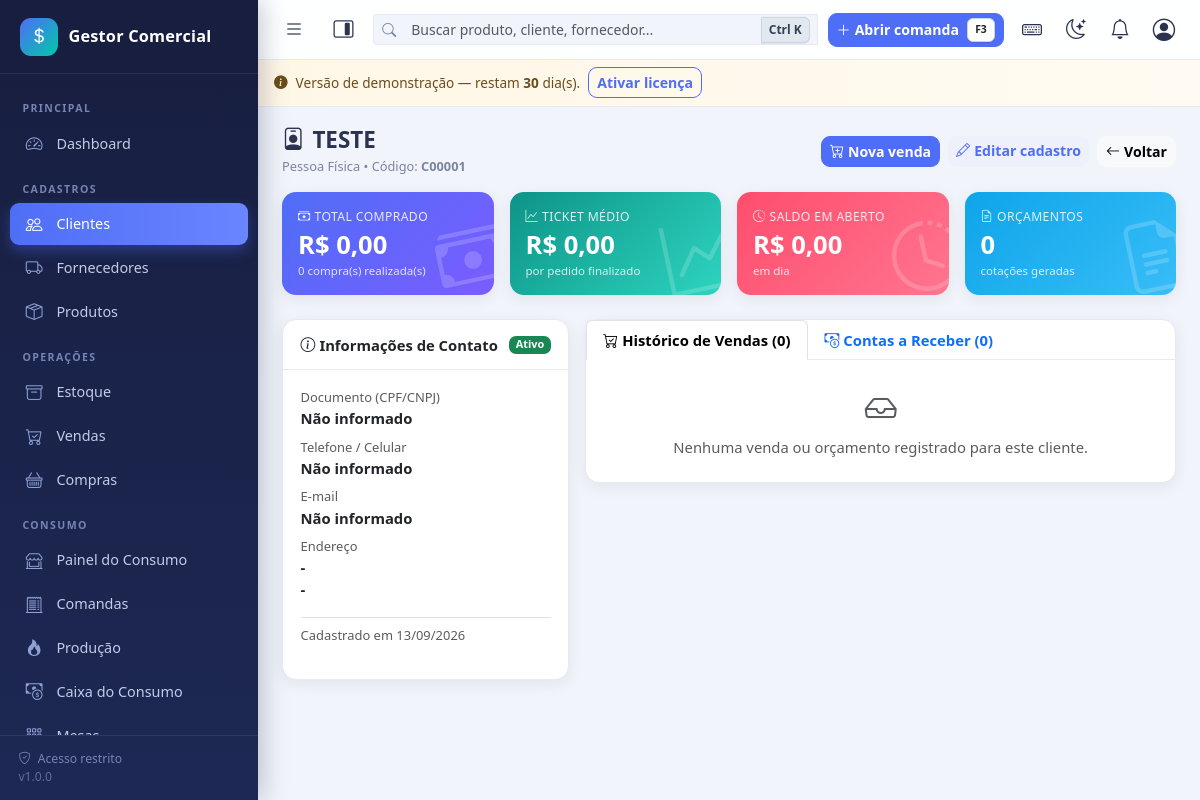
Page /clientes/ver.php?id=1 (signed in) on the committed database.
### tables this page shows
CREATE TABLE `clientes` (
  `id` int(11) NOT NULL,
  `codigo` varchar(20) DEFAULT NULL,
  `tipo` enum('FISICA','JURIDICA') NOT NULL DEFAULT 'FISICA',
  `nome` varchar(150) NOT NULL,
  `nome_fantasia` varchar(150) DEFAULT NULL,
  `documento` varchar(20) DEFAULT NULL,
  `inscricao_estadual` varchar(30) DEFAULT NULL,
  `nascimento` date DEFAULT NULL,
  `email` varchar(120) DEFAULT NULL,
  `telefone` varchar(20) DEFAULT NULL,
  `celular` varchar(20) DEFAULT NULL,
  `cep` varchar(10) DEFAULT NULL,
  `endereco` varchar(150) DEFAULT NULL,
  `numero` varchar(15) DEFAULT NULL,
  `complemento` varchar(80) DEFAULT NULL,
  `bairro` varchar(80) DEFAULT NULL,
  `cidade` varchar(80) DEFAULT NULL,
  `estado` char(2) DEFAULT NULL,
  `observacoes` text DEFAULT NULL,
  `status` tinyint(1) NOT NULL DEFAULT 1,
  `criado_em` datetime NOT NULL DEFAULT current_timestamp()
);

### config/database.php (called while the page is built, shortened)
<?php
function db(): PDO
{
    static $pdo = null;
    if ($pdo === null) {
        $dsn = 'mysql:host=' . DB_HOST . ';dbname=' . DB_NAME . ';charset=' . DB_CHARSET;
        try {
            $pdo = new PDO($dsn, DB_USER, DB_PASS, [
                PDO::ATTR_ERRMODE            => PDO::ERRMODE_EXCEPTION,
                PDO::ATTR_DEFAULT_FETCH_MODE => PDO::FETCH_ASSOC,
                PDO::ATTR_EMULATE_PREPARES   => false,
            ]);
        } catch (PDOException $e) {
            error_log('[BANCO] Falha de conexão: ' . $e->getMessage());
            http_response_code(500);
            if (defined('DEV_MODE') && DEV_MODE) {
                exit('Falha na conexão com o banco de dados. Verifique se o MySQL/MariaDB está ativo e se os dados em config/config.php estão corretos.');
            }
            exit('Serviço temporariamente indisponível.');
        }
    }
    return $pdo;
}

### includes/functions.php (called while the page is built, shortened)
<?php
function e($valor): string
{
    return htmlspecialchars((string)$valor, ENT_QUOTES, 'UTF-8');
}
function url(string $caminho = ''): string
{
    return BASE_URL . '/' . ltrim($caminho, '/');
}
function formatar_moeda($valor): string
{
    $casas = (int)obter_config('casas_decimais', '2');
    return obter_config('moeda_simbolo', 'R$') . ' ' . number_format((float)$valor, $casas, ',', '.');
}
function formatar_data($data): string
{
    $ts = is_numeric($data) ? (int)$data : strtotime((string)$data);
    return $ts ? date('d/m/Y', $ts) : '';
}
function _config_cache($resetar = false)
{
    static $configs = null;
    if ($resetar) {
        $configs = null;
        return;
    }
    if ($configs === null) {
        $configs = [];
        try {
            foreach (db()->query('SELECT chave, valor FROM configs') as $linha) {
                $configs[$linha['chave']] = $linha['valor'];
            }
        } catch (Throwable $e) {
            erro_banco($e, 'obter_config');
        }
    }
    return $configs;
}
function obter_config(string $chave, $padrao = null)
{
    $configs = _config_cache();
    return array_key_exists($chave, $configs) && $configs[$chave] !== null && $configs[$chave] !== ''
        ? $configs[$chave]
        : $padrao;
}
function buscar_linha(string $tabela, int $id): ?array
{
    $tabela = preg_replace('/[^a-z_]/', '', $tabela);
    $stmt = db()->prepare("SELECT * FROM $tabela WHERE id = ? LIMIT 1");
    $stmt->execute([$id]);
    return $stmt->fetch() ?: null;
}

### config/auth.php (called while the page is built, shortened)
<?php
function usuario_atual(): ?array
{
    static $usuario = null;
    static $carregado = false;
    if ($carregado) {
        return $usuario;
    }
    $carregado = true;
    try {
        $stmt = db()->prepare('SELECT * FROM usuarios WHERE id = ? LIMIT 1');
        $stmt->execute([(int)$_SESSION['user_id']]);
        $linha = $stmt->fetch();
        $usuario = $linha;
    } catch (Throwable $e) {
        erro_banco($e, 'usuario_atual');
    }
    return $usuario;
}
function exigir_login(): void
{
    if (!usuario_atual()) {
        if (is_ajax()) {
            json_resposta(false, 'Sessão expirada. Faça login novamente.', null, 401);
        }
        flash('warning', 'Faça login para acessar o sistema.');
        redirecionar('login/index.php');
    }
}
function permissao_carregadas(): array
{
    $usuario = usuario_atual();
    $permitidas = [];
    try {
        $chaves = [];
        if ((int)$usuario['is_admin'] === 1) {
            $stmt = db()->query('SELECT chave FROM permissoes');
            foreach ($stmt->fetchAll() as $l) {
                $chaves[] = $l['chave'];
            }
            return $permitidas = array_flip($chaves);
        }
        $permitidas = array_flip(array_unique($chaves));
    } catch (Throwable $e) {
        erro_banco($e, 'permissao_carregadas');
    }
    return $permitidas;
}
function tem_permissao(string $chave): bool
{
    $usuario = usuario_atual();
    if ((int)$usuario['is_admin'] === 1) {
        return true;
    }
    return array_key_exists($chave, permissao_carregadas());
}

### config/licenca.php (called while the page is built, shortened)
<?php
function licenca_bootstrap(): void
{
    $em = (string)obter_config('licenca_instalado_em', '');
}
function licenca_dias_restantes(): int
{
    $em = (string)obter_config('licenca_instalado_em', '');
    if ($em === '') {
        return LICENCA_DIAS_TRIAL;
    }
    $dt = DateTime::createFromFormat('Y-m-d H:i:s', $em);
    $dias = (int)$dt->diff(new DateTime('now'))->format('%r%a');
    return LICENCA_DIAS_TRIAL - $dias;
}
function licenca_status(): string
{
    $chave = (string)obter_config('licenca_chave', '');
    return licenca_dias_restantes() >= 0 ? 'trial' : 'expirada';
}
function licenca_ativa(): bool
{
    return licenca_status() === 'ativa';
}
function licenca_gate(): void
{
    if (licenca_ativa()) {
        return;
    }
}

### config/config.php (called while the page is built, shortened)
<?php
require_once BASE_PATH . '/config/database.php';
require_once BASE_PATH . '/includes/functions.php';
require_once BASE_PATH . '/config/auth.php';
require_once BASE_PATH . '/config/licenca.php';
try {
    licenca_bootstrap();
    licenca_gate();
} catch (Throwable $e) {
    erro_banco($e, 'licenca');
}

### clientes/ver.php (the view, shortened to what this page needs)
<?php
require_once __DIR__ . '/../config/config.php';
exigir_login();
$id = (int)($_GET['id'] ?? 0);
$cliente = buscar_linha('clientes', $id);
$pdo = db();
$stats = $pdo->prepare(
    "SELECT
        COUNT(CASE WHEN status = 'FINALIZADA' THEN 1 END) AS total_compras,
        COALESCE(SUM(CASE WHEN status = 'FINALIZADA' THEN total END), 0) AS valor_compras,
        COUNT(CASE WHEN status = 'ORCAMENTO' THEN 1 END) AS total_orcamentos
     FROM vendas
     WHERE cliente_id = ?"
);
$stats->execute([$id]);
$resumo = $stats->fetch();
$totalCompras = (int)($resumo['total_compras'] ?? 0);
$valorTotal = (float)($resumo['valor_compras'] ?? 0);
$ticketMedio = $totalCompras > 0 ? $valorTotal / $totalCompras : 0.0;
$totalOrcamentos = (int)($resumo['total_orcamentos'] ?? 0);
$crStmt = $pdo->prepare(
    "SELECT COALESCE(SUM(valor - valor_pago), 0)
       FROM contas_receber
      WHERE cliente_id = ? AND status IN ('PENDENTE', 'PARCIAL')"
);
$crStmt->execute([$id]);
$saldoDevedor = (float)$crStmt->fetchColumn();
$vendasStmt = $pdo->prepare(
    "SELECT id, numero, data_venda, total, status, observacao
       FROM vendas
      WHERE cliente_id = ?
      ORDER BY data_venda DESC LIMIT 50"
);
$vendasStmt->execute([$id]);
$vendas = $vendasStmt->fetchAll();
$contasStmt = $pdo->prepare(
    "SELECT cr.*, fp.nome AS forma_nome
       FROM contas_receber cr
       LEFT JOIN formas_pagamento fp ON fp.id = cr.forma_pagamento_id
      WHERE cr.cliente_id = ?
      ORDER BY cr.vencimento DESC LIMIT 50"
);
$contasStmt->execute([$id]);
$contas = $contasStmt->fetchAll();
include INC . 'header.php';
?>
<div class="page-header">
    <div>
        <h1><i class="bi bi-person-badge me-2"></i><?= e($cliente['nome']) ?></h1>
        <span class="subtitulo">
            <?= e($cliente['nome_fantasia'] ?: ($cliente['tipo'] === 'JURIDICA' ? 'Pessoa Jurídica' : 'Pessoa Física')) ?>
            <?php if ($cliente['codigo']): ?> • Código: <b><?= e($cliente['codigo']) ?></b><?php endif; ?>
        </span>
    </div>
    <div class="d-flex gap-2 flex-wrap">
        <?php if (tem_permissao('vendas_criar')): ?>
        <a href="<?= url('vendas/nova.php') ?>" class="btn btn-primary btn-sm">
            <i class="bi bi-cart-plus me-1"></i>Nova venda
        </a>
        <?php endif; ?>
        <?php if (tem_permissao('clientes_editar')): ?>
        <a href="<?= url('clientes/form.php?id=' . (int)$cliente['id']) ?>" class="btn btn-soft btn-sm">
            <i class="bi bi-pencil me-1"></i>Editar cadastro
        </a>
        <?php endif; ?>
        <a href="<?= url('clientes/index.php') ?>" class="btn btn-light btn-sm">
            <i class="bi bi-arrow-left me-1"></i>Voltar
        </a>
    </div>
</div>
<div class="row g-3 mb-4">
    <div class="col-6 col-md-3">
        <div class="card stat-card bg-grad-indigo h-100">
            <div class="card-body">
                <div class="stat-label"><i class="bi bi-cash-stack me-1"></i>Total comprado</div>
                <div class="stat-valor mt-1"><?= formatar_moeda($valorTotal) ?></div>
                <div class="stat-extra"><?= $totalCompras ?> compra(s) realizada(s)</div>
                <i class="bi bi-cash-stack stat-ico"></i>
            </div>
        </div>
    </div>
    <div class="col-6 col-md-3">
        <div class="card stat-card bg-grad-teal h-100">
            <div class="card-body">
                <div class="stat-label"><i class="bi bi-graph-up me-1"></i>Ticket médio</div>
                <div class="stat-valor mt-1"><?= formatar_moeda($ticketMedio) ?></div>
                <div class="stat-extra">por pedido finalizado</div>
                <i class="bi bi-graph-up stat-ico"></i>
            </div>
        </div>
    </div>
    <div class="col-6 col-md-3">
        <div class="card stat-card bg-grad-red h-100">
            <div class="card-body">
                <div class="stat-label"><i class="bi bi-clock-history me-1"></i>Saldo em aberto</div>
                <div class="stat-valor mt-1"><?= formatar_moeda($saldoDevedor) ?></div>
                <div class="stat-extra"><?= $saldoDevedor > 0 ? 'possui parcelas a receber' : 'em dia' ?></div>
                <i class="bi bi-clock-history stat-ico"></i>
            </div>
        </div>
    </div>
    <div class="col-6 col-md-3">
        <div class="card stat-card bg-grad-blue h-100">
            <div class="card-body">
                <div class="stat-label"><i class="bi bi-file-earmark-text me-1"></i>Orçamentos</div>
                <div class="stat-valor mt-1"><?= $totalOrcamentos ?></div>
                <div class="stat-extra">cotações geradas</div>
                <i class="bi bi-file-earmark-text stat-ico"></i>
            </div>
        </div>
    </div>
</div>
<div class="row g-3">
    <div class="col-12 col-lg-4">
        <div class="card mb-3 h-100">
            <div class="card-header-custom d-flex justify-content-between align-items-center">
                <span><i class="bi bi-info-circle me-1"></i>Informações de Contato</span>
                <?= (int)$cliente['status'] === 1 ? '<span class="badge bg-success">Ativo</span>' : '<span class="badge bg-secondary">Inativo</span>' ?>
            </div>
            <div class="card-body-custom">
                <div class="mb-2">
                    <small class="text-muted d-block">Documento (CPF/CNPJ)</small>
                    <b><?= e($cliente['documento'] ?: 'Não informado') ?></b>
                </div>
                <div class="mb-2">
                    <small class="text-muted d-block">Telefone / Celular</small>
                    <b><?= e($cliente['celular'] ?: $cliente['telefone'] ?: 'Não informado') ?></b>
                </div>
                <div class="mb-2">
                    <small class="text-muted d-block">E-mail</small>
                    <b><?= e($cliente['email'] ?: 'Não informado') ?></b>
                </div>
                <div class="mb-2">
                    <small class="text-muted d-block">Endereço</small>
                    <b>
                        <?= e($cliente['endereco'] ?: '-') ?>
                        <br>
                        <?= e($cliente['cidade'] ?: '-') ?><?= $cliente['estado'] ? '/' . e($cliente['estado']) : '' ?>
                    </b>
                </div>
                <div class="mt-3 pt-2 border-top text-muted small">
                    Cadastrado em <?= formatar_data($cliente['criado_em']) ?>
                </div>
            </div>
        </div>
    </div>
    <div class="col-12 col-lg-8">
        <div class="card mb-3">
            <div class="card-header-custom p-0">
                <ul class="nav nav-tabs border-bottom-0" id="tabsCliente" role="tablist">
                    <li class="nav-item">
                        <button class="nav-link active" id="tab-vendas" data-bs-toggle="tab" data-bs-target="#conteudo-vendas" type="button">
                            <i class="bi bi-cart-check me-1"></i>Histórico de Vendas (<?= count($vendas) ?>)
                        </button>
                    </li>
                    <li class="nav-item">
                        <button class="nav-link" id="tab-contas" data-bs-toggle="tab" data-bs-target="#conteudo-contas" type="button">
                            <i class="bi bi-cash-coin me-1"></i>Contas a Receber (<?= count($contas) ?>)
                        </button>
                    </li>
                </ul>
            </div>
            <div class="card-body-custom p-0">
                <div class="tab-content">
                    <div class="tab-pane fade show active" id="conteudo-vendas">
                        <?php if (!count($vendas)): ?>
                        <div class="p-4 text-center text-muted">
                            <i class="bi bi-inbox fs-2 d-block mb-1"></i>Nenhuma venda ou orçamento registrado para este cliente.
                        </div>
                        <?php endif; ?>
                    </div>
                </div>
            </div>
        </div>
    </div>
</div>
<?php include INC . 'footer.php'; ?>

### assets/css/app.css (style rules this page uses)
:root { --sidebar-w: 258px; --sidebar-bg: linear-gradient(180deg, #171e3f 0%, #1d2854 100%); --accent: #4f6ef7; --accent-2: #00c9a7; --danger-soft: #ff6b81; --bg: #f1f4fa; --card-bg: #ffffff; --card-radius: 14px; --shadow: 0 4px 16px rgba(23, 30, 63, .07); --shadow-lg: 0 10px 30px rgba(23, 30, 63, .12); --text: #2b3350; --muted: #7a84a3; --border: #e6eaf4; --topbar-bg: rgba(255, 255, 255, .92); }
* { box-sizing: border-box; }
html, body { height: 100%; }
body { font-family: "Segoe UI", system-ui, -apple-system, Roboto, Arial, sans-serif; background: var(--bg); color: var(--text); font-size: .925rem; overflow-x: hidden; }
a { text-decoration: none; }
.page-header { display: flex; flex-wrap: wrap; align-items: center; justify-content: space-between; gap: .6rem; margin-bottom: 1rem; }
.page-header h1 { font-size: 1.25rem; font-weight: 700; margin: 0; }
.page-header .subtitulo { color: var(--muted); font-size: .8rem; }
.card { border: 1px solid var(--border); border-radius: var(--card-radius); box-shadow: var(--shadow); background: #fff; }
.card-header-custom { padding: .85rem 1.1rem; font-weight: 600; border-bottom: 1px solid var(--border); display: flex; align-items: center; gap: .6rem; }
.card-body-custom { padding: 1.1rem; }
.stat-card { position: relative; overflow: hidden; border: 0; border-radius: var(--card-radius); color: #fff; }
.stat-card .stat-ico { position: absolute; right: -14px; bottom: -14px; font-size: 4.4rem; opacity: .18; transform: rotate(-12deg); }
.stat-card .stat-valor { font-size: 1.45rem; font-weight: 700; line-height: 1.15; }
.stat-card .stat-label { font-size: .76rem; opacity: .85; text-transform: uppercase; letter-spacing: .4px; }
.stat-card .stat-extra { font-size: .72rem; opacity: .8; margin-top: .15rem; }
.bg-grad-indigo { background: linear-gradient(135deg, #4f6ef7, #7a5cff); }
.bg-grad-red { background: linear-gradient(135deg, #ff4d6d, #ff758f); }
.bg-grad-blue { background: linear-gradient(135deg, #0ea5e9, #38bdf8); }
.bg-grad-teal { background: linear-gradient(135deg, #0d9488, #2dd4bf); }
.btn { border-radius: 9px; font-size: .88rem; font-weight: 600; }
.btn-primary { background: var(--accent); border-color: var(--accent); }
.btn-soft { background: #eef1fb; border: 0; color: var(--accent); }
.badge { font-size: .68rem; padding: .35em .6em; border-radius: 7px; font-weight: 600; }
@media (min-width: 992px) { .page-header h1 { font-size: 1.4rem; } }
@media (min-width: 992px) { .stat-card .stat-valor { font-size: 1.6rem; } }

### rows in the picture
clientes: nome "TESTE", nome_fantasia+tipo "Pessoa Física", codigo "C00001", documento "Não informado", celular+telefone "Não informado", email "Não informado", endereco "-", cidade "-", criado_em "13/09/2026"

### other values in the picture
$nomeEmpresa "Gestor Comercial"
$rotulo "Clientes"
$rotulo "Fornecedores"
$rotulo "Produtos"
$rotulo "Estoque"
$rotulo "Vendas"
$rotulo "Compras"
rotulo_consumo() "CONSUMO"
licenca_dias_restantes() "30"
formatar_moeda($valorTotal) "R$ 0,00"
$totalCompras "0"
formatar_moeda($ticketMedio) "R$ 0,00"
formatar_moeda($saldoDevedor) "R$ 0,00"
$totalOrcamentos "0"
count($vendas) "0"
